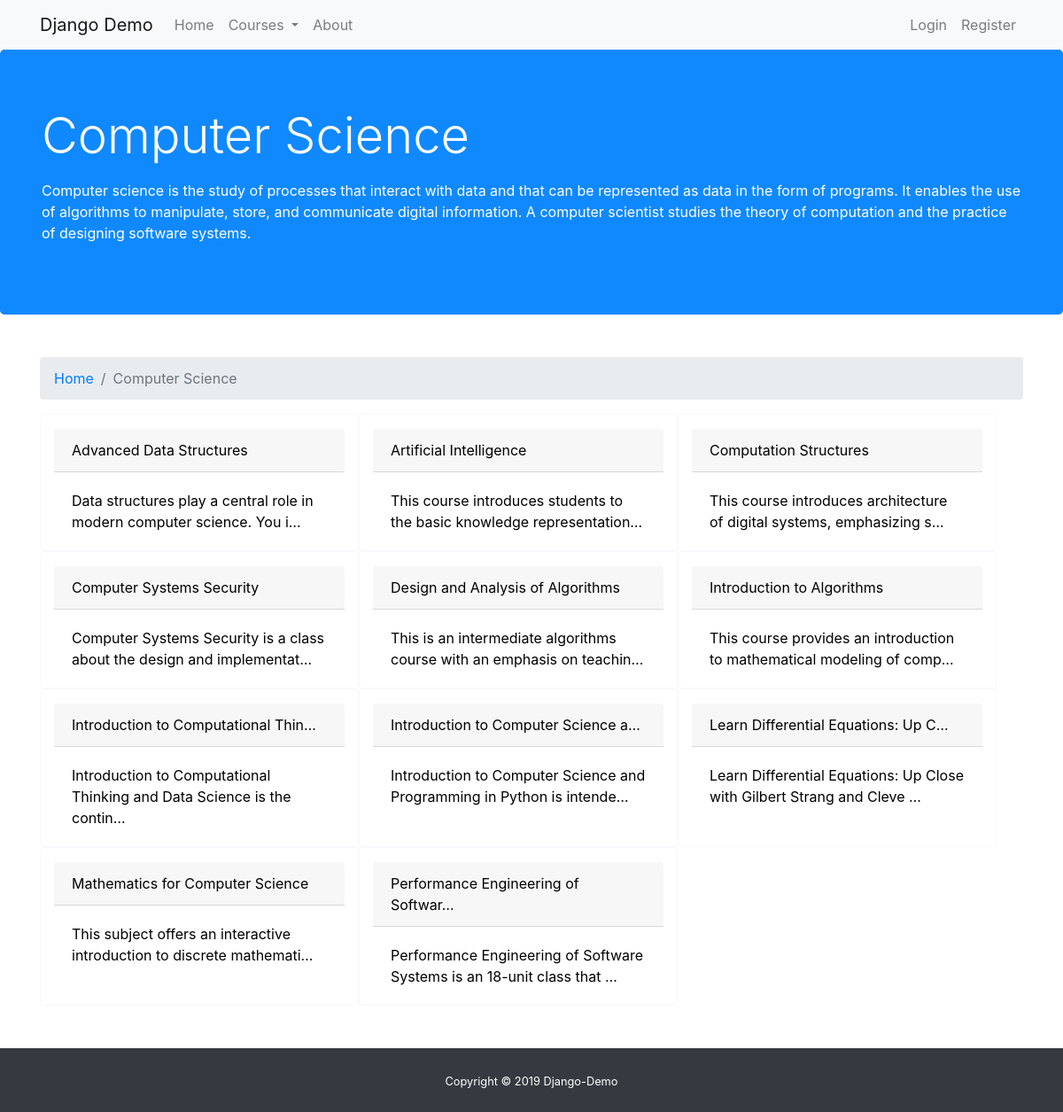
The page /subject/computer-science/ on the database its author committed.
### main/models.py (models this page shows, shortened)
class Subject(models.Model):
    title = models.CharField(max_length=100, null=False)
    description = models.TextField(null=False)
    slug = models.SlugField()
    def __str__(self):
        return f'{self.title}'

class Course(models.Model):
    subject = models.ForeignKey('Subject', on_delete=models.CASCADE)
    author = models.ForeignKey(User, on_delete=models.CASCADE)
    title = models.CharField(max_length=255, null=False)
    teacher = models.CharField(max_length=100, default='Unknown')
    description = models.TextField(null=False)
    source_link = models.TextField(default="No Source")

### main/views.py (the view)
# urls.py: path('subject/<slug:slug>/', SubjectDetailView.as_view(), name='main-subjects'),
class SubjectDetailView(DetailView):
    model = Subject
    context_object_name = 'subject'
    extra_context = {'title': 'Subjects'}

### main/context_processor.py (called while the page is built)
def custom_context(request):
    subjects = Subject.objects.all()
    courses = Course.objects.all()
    videos = CourseVideo.objects.all()
    comments = Comment.objects.all()
    profile = Profile.objects.all()
    return {
        'subjects': subjects,
        'courses': courses,
        'videos': videos,
        'comments': comments,
        'profile': profile
    }

### main/templates/main/subject_detail.html
{% extends "main/base.html" %}
{% block content %}
    <div class="jumbotron">
        <div class="container text-white">
            <h2 class="display-4 mb-3">{{ subject.title }}</h2>
            <p>{{ subject.description }}</p>
        </div>
    </div>
    <div class="container my-5">
        <nav aria-label="breadcrumb">
            <ol class="breadcrumb">
                <li class="breadcrumb-item"><a href="{% url 'main-index' %}">Home</a></li>
                <li class="breadcrumb-item active" aria-current="page">{{ subject.title }}</li>
            </ol>
        </nav>
        <div class="row col-12">
            {% for course in courses|dictsort:"title" %}
                {% if course.subject == subject %}
                    <div class="card border-light col-lg-4 pt-3">
                        <a href="{% url 'main-course' course.pk %}" id="anchor-no-style">
                            <div class="card-header">{{ course.title|truncatechars:"35" }}</div>
                            <div class="card-body">
                                <p class="card-text">{{ course.description|truncatechars:"70" }}</p>
                            </div>
                        </a>
                    </div>
                {% endif %}
            {% endfor %}
        </div>
    </div>
{% endblock %}

### main/static/main/css/main.css (style rules this page uses)
.jumbotron { background-color: #1089ff; }
#anchor-no-style { color: black; text-decoration: none; }

### rows shown on the page
Subject: title "Computer Science", description "Computer science is the study of processes that interact with data and that can be represented as data in the form of programs. It enables the use of algorithms to manipulate, store, and communicate digital information. A computer scientist studies the theory of computation and the practice of designing software systems."
Course: title "Advanced Data Structures", description "Data structures play a central role in modern computer science. You i…"
Course: title "Artificial Intelligence", description "This course introduces students to the basic knowledge representation…"
Course: title "Computation Structures", description "This course introduces architecture of digital systems, emphasizing s…"
Course: title "Computer Systems Security", description "Computer Systems Security is a class about the design and implementat…"
Course: title "Design and Analysis of Algorithms", description "This is an intermediate algorithms course with an emphasis on teachin…"
Course: title "Introduction to Algorithms", description "This course provides an introduction to mathematical modeling of comp…"
Course: title "Introduction to Computational Thin…", description "Introduction to Computational Thinking and Data Science is the contin…"
Course: title "Introduction to Computer Science a…", description "Introduction to Computer Science and Programming in Python is intende…"
Course: title "Learn Differential Equations: Up C…", description "Learn Differential Equations: Up Close with Gilbert Strang and Cleve …"
Course: title "Mathematics for Computer Science", description "This subject offers an interactive introduction to discrete mathemati…"
Course: title "Performance Engineering of Softwar…", description "Performance Engineering of Software Systems is an 18-unit class that …"
